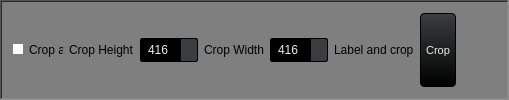
              <widget class="QFrame" name="frame_17">
               <property name="sizePolicy">
                <sizepolicy hsizetype="Preferred" vsizetype="Preferred">
                 <horstretch>0</horstretch>
                 <verstretch>0</verstretch>
                </sizepolicy>
               </property>
               <property name="styleSheet">
                <string notr="true">background-color: rgb(127, 127, 127);
</string>
               </property>
               <property name="frameShape">
                <enum>QFrame::WinPanel</enum>
               </property>
               <property name="frameShadow">
                <enum>QFrame::Sunken</enum>
               </property>
               <layout class="QHBoxLayout" name="horizontalLayout_19">
                <item>
                 <widget class="QCheckBox" name="crop_true">
                  <property name="minimumSize">
                   <size>
                    <width>50</width>
                    <height>0</height>
                   </size>
                  </property>
                  <property name="styleSheet">
                   <string notr="true">QCheckBox {
    background-color: transparent;
    color: black;
    border: none;
    width: 15px;
    height: 15px;
    border-radius: 50%;
 
}

QCheckBox::indicator {
    background-color: white;
    color: black;
    width: 10px;
    height: 10px;
    border-radius: 50%;
}

QCheckBox::indicator:hover {
    background-color: orange;
}

QCheckBox::indicator:checked {
    background-color: #ff0800;
}</string>
                  </property>
                  <property name="text">
                   <string>Crop all</string>
                  </property>
                 </widget>
                </item>
                <item>
                 <widget class="QLabel" name="label_57">
                  <property name="maximumSize">
                   <size>
                    <width>16777215</width>
                    <height>15</height>
                   </size>
                  </property>
                  <property name="text">
                   <string>Crop Height</string>
                  </property>
                 </widget>
                </item>
                <item>
                 <widget class="QSpinBox" name="crop_height">
                  <property name="sizePolicy">
                   <sizepolicy hsizetype="Expanding" vsizetype="Fixed">
                    <horstretch>0</horstretch>
                    <verstretch>0</verstretch>
                   </sizepolicy>
                  </property>
                  <property name="maximumSize">
                   <size>
                    <width>16777215</width>
                    <height>16777215</height>
                   </size>
                  </property>
                  <property name="styleSheet">
                   <string notr="true">QSpinBox, QDoubleSpinBox, QDateTimeEdit {
    background-color: rgb(0, 0, 0) /*bg_gen*/;
    color: rgb(238, 238, 238) /*txt*/;
    border: 1px solid #000;
    padding: 3px;
    padding-left: 5px;
    border-radius: 2px;
}

QDoubleSpinBox::up-button, QSpinBox::up-button, QDateTimeEdit::up-button {
    border-top-right-radius: 2px;
    background-color: rgb(59, 61, 62) /*bg_alt*/;
    width: 16px;
    border-width: 1px;
}

QDoubleSpinBox::up-button:hover, QSpinBox::up-button:hover, QDateTimeEdit::up-button:hover {
    background-color: orange;
}

QDoubleSpinBox::up-button:pressed, QSpinBox::up-button:pressed, QDateTimeEdit::up-button:pressed {
    background-color: red;
}

QDoubleSpinBox::up-arrow, QSpinBox::up-arrow, QDateTimeEdit::up-arrow {
    image: url(:/16x16/icons/16x16/up.gif);
    width: 7px;
    height: 7px;
}

QDoubleSpinBox::down-button, QSpinBox::down-button, QDateTimeEdit::down-button {
    border-bottom-right-radius: 2px;
    background-color: rgb(59, 61, 62) /*bg_alt*/;
    width: 16px;
    border-width: 1px;
}

QDoubleSpinBox::down-button:hover, QSpinBox::down-button:hover, QDateTimeEdit::down-button:hover {
    background-color: orange;
}

QDoubleSpinBox::down-button:pressed, QSpinBox::down-button:pressed, QDateTimeEdit::down-button:pressed {
    background-color: red;
}

QDoubleSpinBox::down-arrow, QSpinBox::down-arrow, QDateTimeEdit::down-arrow {
    image: url(:/16x16/icons/16x16/down.gif);
    width: 7px;
    height: 7px;
}</string>
                  </property>
                  <property name="minimum">
                   <number>32</number>
                  </property>
                  <property name="maximum">
                   <number>5000</number>
                  </property>
                  <property name="singleStep">
                   <number>32</number>
                  </property>
                  <property name="value">
                   <number>416</number>
                  </property>
                 </widget>
                </item>
                <item>
                 <widget class="QLabel" name="label_56">
                  <property name="maximumSize">
                   <size>
                    <width>16777215</width>
                    <height>15</height>
                   </size>
                  </property>
                  <property name="text">
                   <string>Crop Width</string>
                  </property>
                 </widget>
                </item>
                <item>
                 <widget class="QSpinBox" name="crop_width">
                  <property name="sizePolicy">
                   <sizepolicy hsizetype="Expanding" vsizetype="Fixed">
                    <horstretch>0</horstretch>
                    <verstretch>0</verstretch>
                   </sizepolicy>
                  </property>
                  <property name="maximumSize">
                   <size>
                    <width>16777215</width>
                    <height>16777215</height>
                   </size>
                  </property>
                  <property name="styleSheet">
                   <string notr="true">QSpinBox, QDoubleSpinBox, QDateTimeEdit {
    background-color: rgb(0, 0, 0) /*bg_gen*/;
    color: rgb(238, 238, 238) /*txt*/;
    border: 1px solid #000;
    padding: 3px;
    padding-left: 5px;
    border-radius: 2px;
}

QDoubleSpinBox::up-button, QSpinBox::up-button, QDateTimeEdit::up-button {
    border-top-right-radius: 2px;
    background-color: rgb(59, 61, 62) /*bg_alt*/;
    width: 16px;
    border-width: 1px;
}

QDoubleSpinBox::up-button:hover, QSpinBox::up-button:hover, QDateTimeEdit::up-button:hover {
    background-color: orange;
}

QDoubleSpinBox::up-button:pressed, QSpinBox::up-button:pressed, QDateTimeEdit::up-button:pressed {
    background-color: red;
}

QDoubleSpinBox::up-arrow, QSpinBox::up-arrow, QDateTimeEdit::up-arrow {
    image: url(:/16x16/icons/16x16/up.gif);
    width: 7px;
    height: 7px;
}

QDoubleSpinBox::down-button, QSpinBox::down-button, QDateTimeEdit::down-button {
    border-bottom-right-radius: 2px;
    background-color: rgb(59, 61, 62) /*bg_alt*/;
    width: 16px;
    border-width: 1px;
}

QDoubleSpinBox::down-button:hover, QSpinBox::down-button:hover, QDateTimeEdit::down-button:hover {
    background-color: orange;
}

QDoubleSpinBox::down-button:pressed, QSpinBox::down-button:pressed, QDateTimeEdit::down-button:pressed {
    background-color: red;
}

QDoubleSpinBox::down-arrow, QSpinBox::down-arrow, QDateTimeEdit::down-arrow {
    image: url(:/16x16/icons/16x16/down.gif);
    width: 7px;
    height: 7px;
}</string>
                  </property>
                  <property name="minimum">
                   <number>32</number>
                  </property>
                  <property name="maximum">
                   <number>5000</number>
                  </property>
                  <property name="singleStep">
                   <number>32</number>
                  </property>
                  <property name="value">
                   <number>416</number>
                  </property>
                 </widget>
                </item>
                <item>
                 <widget class="QLabel" name="label_115">
                  <property name="maximumSize">
                   <size>
                    <width>16777215</width>
                    <height>15</height>
                   </size>
                  </property>
                  <property name="text">
                   <string>Label and crop</string>
                  </property>
                 </widget>
                </item>
                <item>
                 <widget class="QPushButton" name="crop_all_button">
                  <property name="sizePolicy">
                   <sizepolicy hsizetype="Expanding" vsizetype="Minimum">
                    <horstretch>0</horstretch>
                    <verstretch>0</verstretch>
                   </sizepolicy>
                  </property>
                  <property name="minimumSize">
                   <size>
                    <width>0</width>
                    <height>0</height>
                   </size>
                  </property>
                  <property name="styleSheet">
                   <string notr="true">QPushButton {
    background-color: qlineargradient(spread:repeat, x1:1, y1:0, x2:1, y2:1, stop:0 rgb(59, 61, 62), stop:1 rgb(0, 0, 0));
    color: rgb(238, 238, 238);
  	font-size: 8pt;

    border-style: solid;
    border-width: 1px;
    border-radius: 4px;
    border-color: rgb(0, 0, 0);
    padding: 5px;
}

QPushButton:flat {
    background-color: transparent;
    border: none;
    color: rgb(238, 238, 238);
}

QPushButton:disabled {
    background-color: #404040;
    color: #656565;
    border-color: rgb(0, 0, 0);
}

QPushButton:hover {
    background-color: rgba(236, 157, 0, 51);
    border: 1px solid rgb(236, 157, 0);
}

QPushButton:pressed {
    background-color: qlineargradient(spread:repeat, x1:1, y1:0, x2:1, y2:1, stop:0 rgb(28, 28, 32), stop:1 rgb(0, 0, 0));
    border: 1px solid rgb(236, 157, 0);
}

QPushButton:checked {
    background-color: qlineargradient(spread:repeat, x1:1, y1:0, x2:1, y2:1, stop:0 rgb(28, 28, 32), stop:1 rgb(0, 0, 0));
    border: 1px solid #222;
}</string>
                  </property>
                  <property name="text">
                   <string>Crop</string>
                  </property>
                 </widget>
                </item>
                <item>
                 <spacer name="horizontalSpacer">
                  <property name="orientation">
                   <enum>Qt::Horizontal</enum>
                  </property>
                  <property name="sizeHint" stdset="0">
                   <size>
                    <width>40</width>
                    <height>20</height>
                   </size>
                  </property>
                 </spacer>
                </item>
               </layout>
              </widget>
